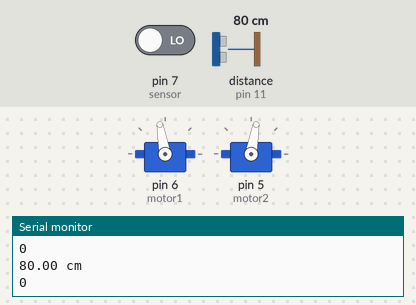
The sketch below on a simulated Arduino Uno, built with avr-gcc and run on an emulated ATmega328P. Parts: 2 × servo, the last lines printed to the serial monitor. The inputs (shaded band) are chosen by the test bench; at power-on: distance to the obstacle (sensor on pin 11) 80 cm, pin 7 (sensor) LOW.

Above: at 2.4 s.
2.5 s: distance to the obstacle (sensor on pin 11) set to 20 cm
7.7 s: distance to the obstacle (sensor on pin 11) set to 16 cm
At 8.3 s:
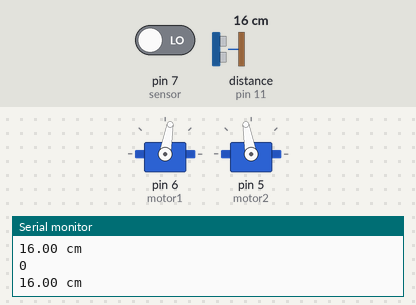
9.9 s: pin 7 (sensor) driven HIGH
At 10.7 s:
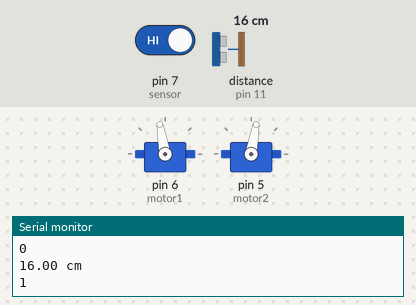
15.1 s: pin 7 (sensor) driven LOW
17.8 s: distance to the obstacle (sensor on pin 11) set to 35 cm
At 18.3 s:
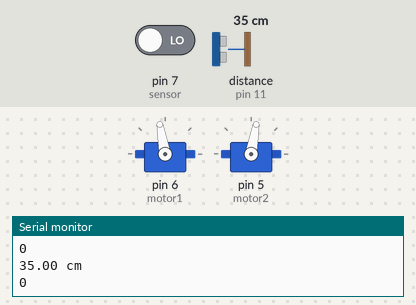
Timing chart, 0 to 24.0 s (numbered marks = the images above; inputs shaded):
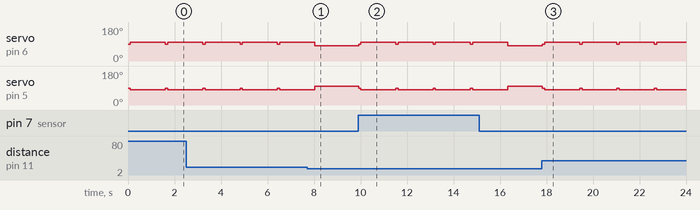

Measured:
- the behaviour switches between 19 and 18 cm on distance to the obstacle (sensor on pin 11) (found by bisection; images 0 and 1)
- after the input at 9.9 s, servo on pin 6 (motor1): alternates 100° for 1.5 s and 90° for 0.10 s, starting at once; servo on pin 5 (motor2): alternates 90° for 0.10 s and 80° for 1.5 s, starting at once
- after the input at 17.8 s, servo on pin 6 (motor1): alternates 100° for 1.5 s and 90° for 0.10 s, starting at once; servo on pin 5 (motor2): alternates 90° for 0.10 s and 80° for 1.5 s, starting at once
- by itself, servo on pin 6 (motor1): alternates 100° for 1.5 s and 90° for 0.10 s
- by itself, servo on pin 5 (motor2): alternates 90° for 0.10 s and 80° for 1.5 s

The sketch:

ervilhaMazoquista.ino
```cpp
#include <Ultrasonic.h>
#include<Servo.h>

Servo motor1;
Servo motor2;
int   sensor=7;
int valorSensor;
Ultrasonic ultrasonic(12,11);

void setup(){
  motor1.attach(6);
  motor2.attach(5);
  pinMode(sensor,INPUT);

  Serial.begin(9600);
  }

void loop(){

  float cmMsec;
 long microsec = ultrasonic.timing();
 cmMsec = ultrasonic.convert(microsec,Ultrasonic::CM);
 Serial.print(cmMsec);
 Serial.println(" cm");


  //valorSensor = RCTime(2); // sensor de linha ligado na porta digital 2
  valorSensor = digitalRead(sensor);

  Serial.println(valorSensor);


 if(valorSensor  < 1 && cmMsec < 18 ){

     motor1.write(80);
     motor2.write(100);

  }
  else{

    motor1.write(90);
    motor2.write(90);
    delay(100);
    motor1.write(100);
    motor2.write(80);
    delay(1500);
  }

}
```
